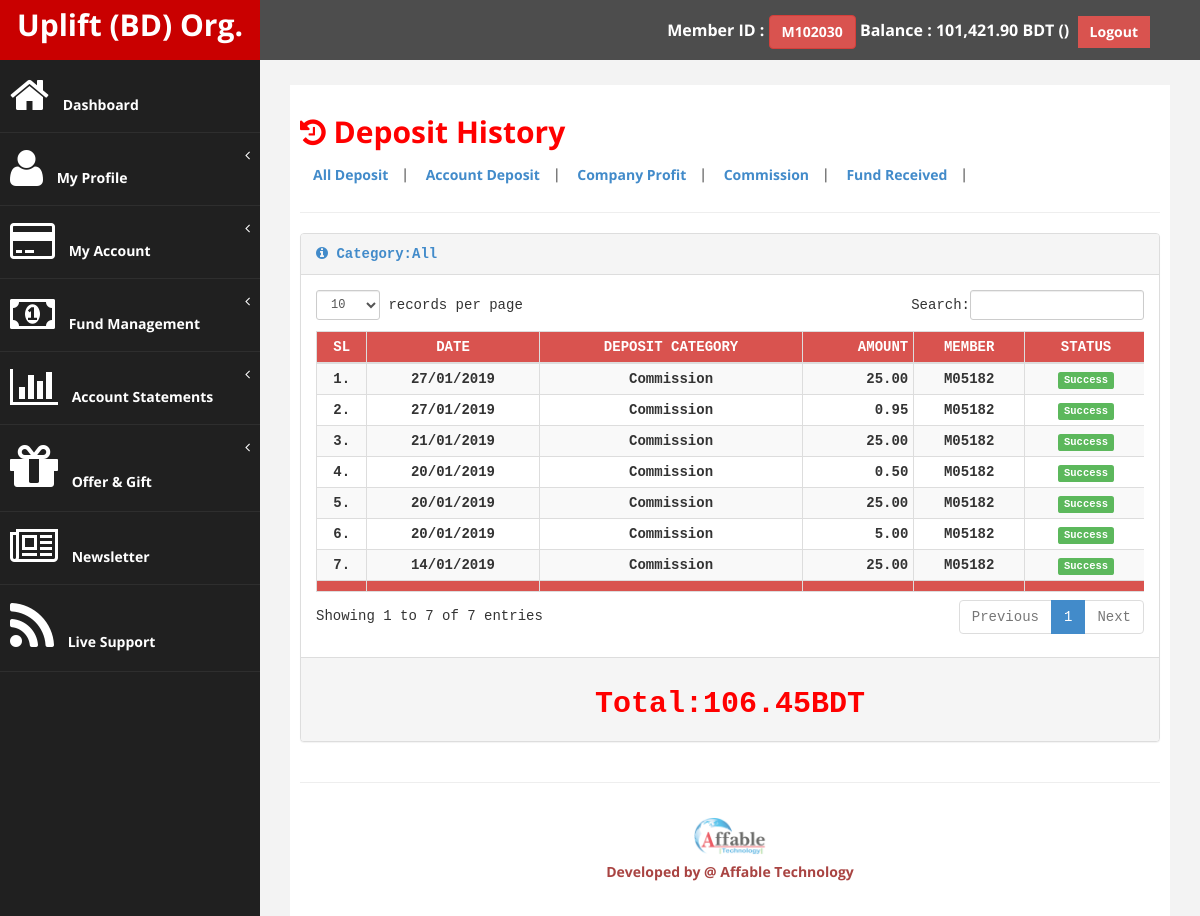
The app's page /up_user/deposit_history.php (signed in) with its own data.
### tables this page shows
CREATE TABLE `tbl_users_info` (
  `u_id` int(11) NOT NULL,
  `u_userid` varchar(100) NOT NULL,
  `u_name` varchar(100) NOT NULL,
  `u_sponsor_id` int(11) NOT NULL,
  `u_placement_id` int(11) NOT NULL,
  `u_branch_id` int(11) NOT NULL,
  `u_nid` varchar(100) NOT NULL,
  `u_dob` date NOT NULL,
  `u_type` int(11) NOT NULL,
  `u_pv_value` decimal(10,2) NOT NULL,
  `u_balance` decimal(13,2) NOT NULL,
  `u_contact` varchar(20) NOT NULL,
  `u_password` varchar(255) NOT NULL,
  `u_tpin` int(11) NOT NULL,
  `u_reg_date` date NOT NULL,
  `u_reg_time` time NOT NULL,
  `u_picture` varchar(100) NOT NULL,
  `u_image` blob NOT NULL,
  `u_token` varchar(255) NOT NULL,
  `u_verify` int(11) NOT NULL,
  `u_status` int(11) NOT NULL,
  `u_agent` int(11) NOT NULL,
  `u_admin` int(11) NOT NULL,
  `u_employee` int(11) NOT NULL
);

CREATE TABLE `tbl_deposit_category` (
  `dc_id` int(11) NOT NULL,
  `dc_name` varchar(100) NOT NULL,
  `dc_status` int(11) NOT NULL
);

CREATE TABLE `tbl_deposit_history` (
  `dep_id` int(11) NOT NULL,
  `dep_tnxId` varchar(255) NOT NULL,
  `dep_user` int(11) NOT NULL,
  `dep_from_id` int(11) NOT NULL,
  `dep_category` int(11) NOT NULL,
  `dep_branch_id` int(11) NOT NULL,
  `dep_amount` decimal(11,2) NOT NULL,
  `dep_date` date NOT NULL,
  `dep_time` time NOT NULL,
  `dep_status` int(11) NOT NULL DEFAULT '0',
  `dep_admin` int(11) NOT NULL DEFAULT '0',
  `dep_branch` int(11) NOT NULL,
  `dep_employee` int(11) NOT NULL DEFAULT '0'
);

### up_user/includes/common.php (called while the page is built, shortened)
<?php
$WebsiteSiteName="Uplift (BD) Org.";
?>

### up_user/includes/fn_users.php (called while the page is built, shortened)
<?php
function get_user_info_by_id($user_id){
    $var = array();
    global $connection;
    $results = mysqli_query($connection,"SELECT * FROM tbl_users_info WHERE u_id ='".$user_id."'");
    if($results){
        $var = mysqli_fetch_array($results);
    }
    return $var;
}
?>

### up_user/includes/fn_deposit.php (called while the page is built, shortened)
<?php
function get_all_deposit_category(){
    $var = array();
    global $connection;
    $results = mysqli_query($connection,"SELECT * FROM tbl_deposit_category");
    if($results){
        while($row = mysqli_fetch_array($results)){
            $var[] = $row;
        }
    }else{
        echo mysqli_error();
    }
    return $var;
}
function get_deposit_category_info_by_id($d_category){
    $var = array();
    global $connection;
    $results = mysqli_query($connection,"SELECT * FROM tbl_deposit_category WHERE dc_id='".$d_category."'");
    if($results){
        $var = mysqli_fetch_array($results);
    }
    return $var;
}
function get_all_deposit_history_by_user_id($user_id){
    $var = array();
    global $connection;
    $results = mysqli_query($connection,"SELECT * FROM tbl_deposit_history WHERE dep_user='".$user_id."' ORDER BY dep_id desc");
    if($results){
        while($row = mysqli_fetch_array($results)){
            $var[] = $row;
        }
    }else{
        echo mysqli_error();
    }
    return $var;
}
?>

### up_user/deposit_history.php (the view, shortened to what this page needs)
<?php
if(!isset($_SESSION['user'])){
header("Location: login.php");
}else{
include './includes/functions.php';
$user_id = $_SESSION['user']['u_id'];
$user_info = get_user_info_by_id($user_id);
if(isset($_GET['dep_cat'])){
    $dep_category=$_GET['dep_cat'];
    $deposit_history = get_all_deposit_history_by_user_id_and_dep_category($user_id,$dep_category);
}else{
    $deposit_history = get_all_deposit_history_by_user_id($user_id);
}
?>
<!DOCTYPE html>
<html xmlns="http://www.w3.org/1999/xhtml">
<head>
    <link href="assets/css/bootstrap.css" rel="stylesheet" />
    <link href="assets/css/font-awesome.css" rel="stylesheet" />
    <link href="assets/css/custom.css" rel="stylesheet" />
    <link href="assets/js/dataTables/dataTables.bootstrap.css" rel="stylesheet" />
</head>
<body>
    <div id="wrapper">
        <?php include './navtop.php'; ?>
        <?php include './navside.php'; ?>
        <div id="page-wrapper" >
            <div id="page-inner">
                <div class="row">
                    <div class="col-md-12">
                        <h2><b><i class="fa fa-history"></i> Deposit History</b></h2>
                        <a class="btn" href="deposit_history.php"><b>All Deposit</b></a>|
                        <?php
                            $deposit_category=get_all_deposit_category();
                            foreach ($deposit_category as $deposit_cat){
                            ?>
                            <a class="btn" href="deposit_history.php?dep_cat=<?php echo $deposit_cat['dc_id']; ?>"><b><?php echo $deposit_cat['dc_name']; ?></b></a>|
                        <?php } ?>
                    </div>
                </div>
                 <hr/>
            <div class="row">
                <div class="col-md-12">
                    <div class="panel panel-default btn-default" style="font-family: monospace;">
                        <div class="panel-heading">
                            <b class="text-primary"><i class="fa fa-info-circle"></i> Category:<?php
                                if(isset($_GET['dep_cat'])){
                                    $dep_cat_info = get_deposit_category_info_by_id($_GET['dep_cat']);
                                    echo $dep_cat_info['dc_name'];
                                }else {
                                    echo 'All';
                                }
                                ?>
                            </b>
                        </div>
                        <div class="panel-body">
                            <div class="table-responsive">
                                <table class="table table-striped table-bordered table-condensed table-hover text-center" id="dataTables-example">
                                    <thead>
                                        <tr class="btn-danger text-center">
                                            <td><b>SL</b></td>
                                            <td><b>DATE</b></td>
                                            <td><b>DEPOSIT CATEGORY</b></td>
                                            <td class="text-right"><b>AMOUNT</b></td>
                                            <td><b>MEMBER</b></td>
                                            <td><b>STATUS</b></td>
                                        </tr>
                                    </thead>
                                    <tbody>
                                        <?php
                                        $i=1;
                                        $total_bdt=0;
                                        foreach ($deposit_history as $deposit){
                                            $member_info = get_user_info_by_id($deposit['dep_from_id']);
                                            $d_category = get_deposit_category_info_by_id($deposit['dep_category']);
                                        ?>
                                        <tr>
                                            <td><b><?php echo $i; ?>.</b></td>
                                            <td><b><?php echo date('d/m/Y',strtotime($deposit['dep_date'])); ?></td>
                                            <td><b><?php echo $d_category['dc_name']; ?></b></td>
                                            <td class="text-right"><b><?php $u_balance=$deposit['dep_amount']; echo number_format($u_balance,2); ?></b></td>
                                            <td><b><?php if($member_info){ echo $member_info['u_userid'];}else{ echo 'N/A';} ?></b></td>
                                            <td><b><?php if($deposit['dep_status']==1){ echo '<span class="label label-success">Success</span>';} else{ echo '<span class="label label-danger">Canceled</span>'; } ?></b></td>
                                        </tr>
                                        <?php
                                        $total_bdt=$total_bdt+$deposit['dep_amount'];
                                        $i++; } ?>
                                    </tbody>
                                    <tfoot>
                                        <tr class="btn-danger text-center">
                                            <td></td>
                                            <td></td>
                                            <td></td>
                                            <td></td>
                                            <td></td>
                                            <td></td>
                                        </tr>
                                    </tfoot>
                                </table>
                            </div>
                        </div>
                        <div class="panel-footer">
                            <h2 class="text-center"><b>Total:<?php echo number_format($total_bdt,2); ?>BDT</b></h2>
                        </div>
                    </div>
                </div>
            </div>
                <hr />
        <?php include './footer.php'; ?>
        </div>
    </div>
            </div>
</body>
</html>
<?php } ?>

### up_user/navtop.php (shortened to what this page needs)
<nav class="navbar navbar-default navbar-cls-top " role="navigation" style="margin-bottom: 0">
    <div class="navbar-header">
        <a class="navbar-brand" href="cpanel.php"><?php echo '<b>'.$WebsiteSiteName.'</b>'; ?></a>
    </div>
    <div style="color: white;padding: 15px 50px 5px 50px;float: right;font-size: 16px;">
        <b>Member ID : <a href="profile.php" class="btn btn-danger"><b><?php echo $user_info['u_userid']; ?></b></a>
            Balance :
            <?php
            $u_balance=$user_info['u_balance'];
            echo number_format($u_balance,2); ?> BDT (<?php echo $user_branch['br_name']; ?>)</b>&nbsp;
            <a href="logout.php" class="btn btn-danger square-btn-adjust"><b>Logout</b></a>
    </div>
</nav>

### up_user/assets/css/custom.css (style rules this page uses)
body { font-family: 'Open Sans', sans-serif; }
#wrapper { width: 100%; background:#202020; }
#page-wrapper { padding: 15px 15px; min-height: 600px; background:#F3F3F3; }
#page-inner { width:100%; margin:10px 20px 10px 0px; background-color:#fff!important; padding:10px; min-height:1200px; }
.text-center { text-align:center; }
h2 { color: #f00; }
.square-btn-adjust { border: 0px solid transparent; -webkit-border-radius: 0px; -moz-border-radius: 0px; border-radius: 0px; }
.navbar-cls-top .navbar-brand { color: #fff; background: #C90000; width: 260px; text-align: center; height: 60px; font-size: 30px; font-weight: 700; }
.navbar-cls-top { background:#4D4D4D; border-bottom:none; }
.navbar-default { border:0px solid black; }
.navbar-header { background: #A70303; }
@media (min-width:768px) { #page-wrapper { margin: 0 0 0 260px; padding: 15px 30px; min-height: 1200px; } }
@media (min-width:768px) { .navbar { border-radius: 0px; } }

### records on screen
tbl_users_info: u_userid "M102030", u_balance "101,421.90"
tbl_deposit_category: dc_name "Account Deposit"
tbl_deposit_category: dc_name "Company Profit"
tbl_deposit_category: dc_name "Commission"
tbl_deposit_category: dc_name "Fund Received"
tbl_deposit_history: dep_date "27/01/2019", tbl_deposit_category.dc_name "Commission", dep_amount "25.00", tbl_users_info.u_userid "M05182", dep_status "Success"
tbl_deposit_history: dep_date "27/01/2019", tbl_deposit_category.dc_name "Commission", dep_amount "0.95", tbl_users_info.u_userid "M05182", dep_status "Success"
tbl_deposit_history: dep_date "21/01/2019", tbl_deposit_category.dc_name "Commission", dep_amount "25.00", tbl_users_info.u_userid "M05182", dep_status "Success"
tbl_deposit_history: dep_date "20/01/2019", tbl_deposit_category.dc_name "Commission", dep_amount "0.50", tbl_users_info.u_userid "M05182", dep_status "Success"
tbl_deposit_history: dep_date "20/01/2019", tbl_deposit_category.dc_name "Commission", dep_amount "25.00", tbl_users_info.u_userid "M05182", dep_status "Success"
tbl_deposit_history: dep_date "20/01/2019", tbl_deposit_category.dc_name "Commission", dep_amount "5.00", tbl_users_info.u_userid "M05182", dep_status "Success"
tbl_deposit_history: dep_date "14/01/2019", tbl_deposit_category.dc_name "Commission", dep_amount "25.00", tbl_users_info.u_userid "M05182", dep_status "Success"

### other values on screen
$WebsiteSiteName "Uplift (BD) Org."
$total_bdt "106.45"
$developer "Affable Technology"
